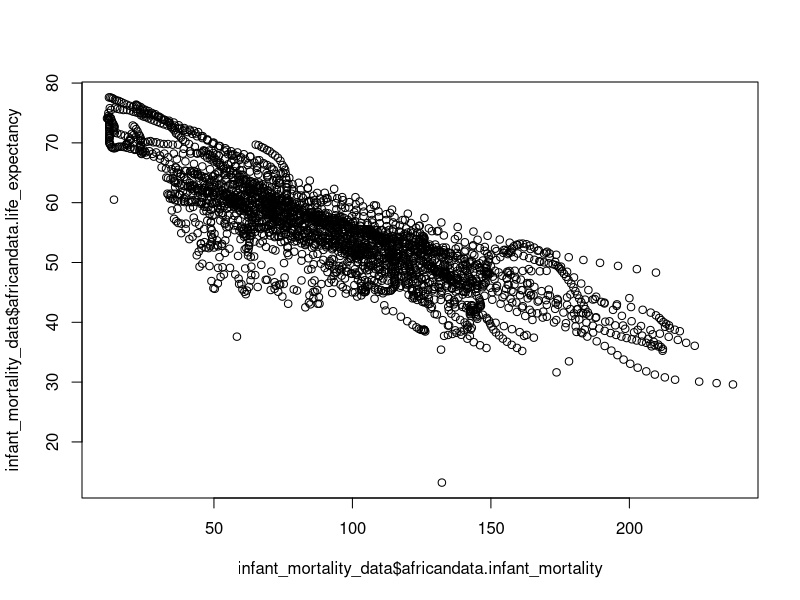
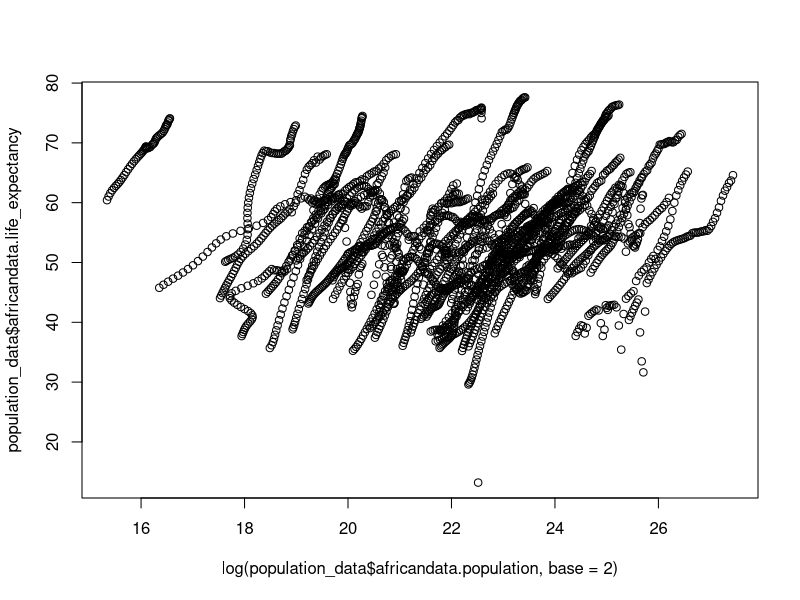
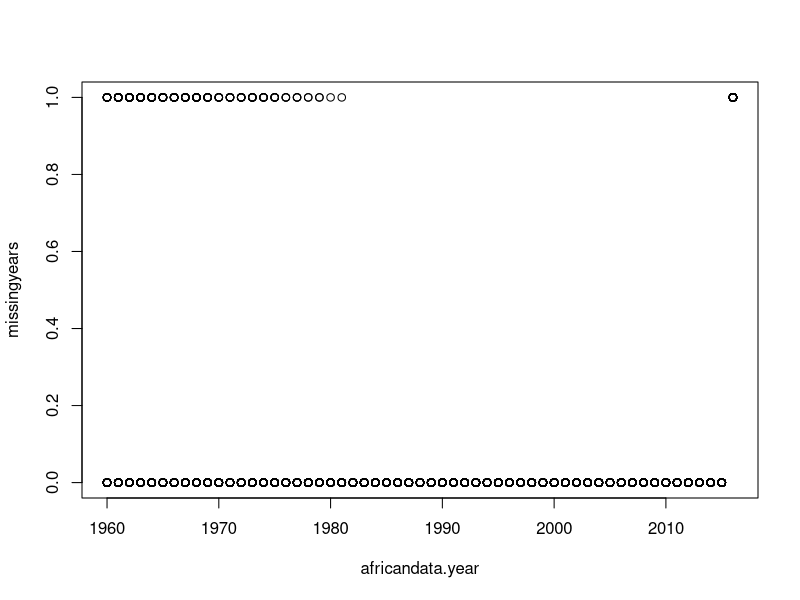
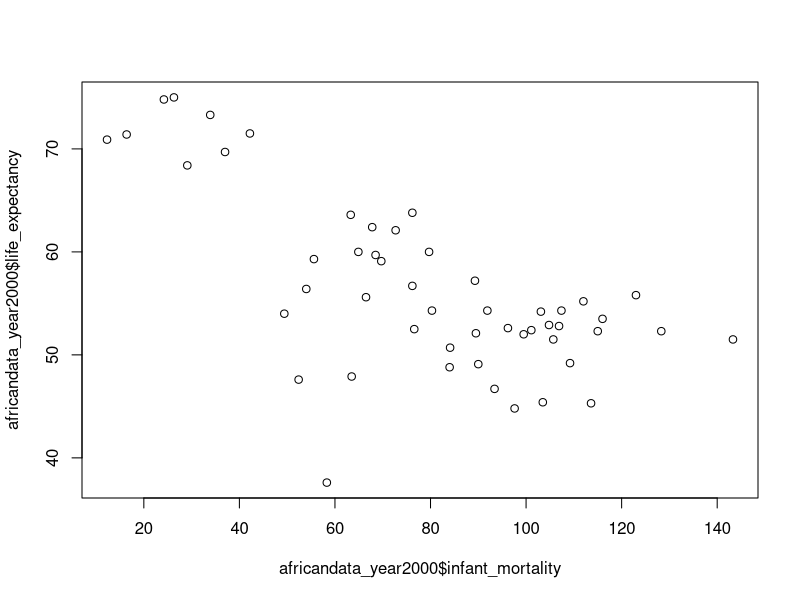
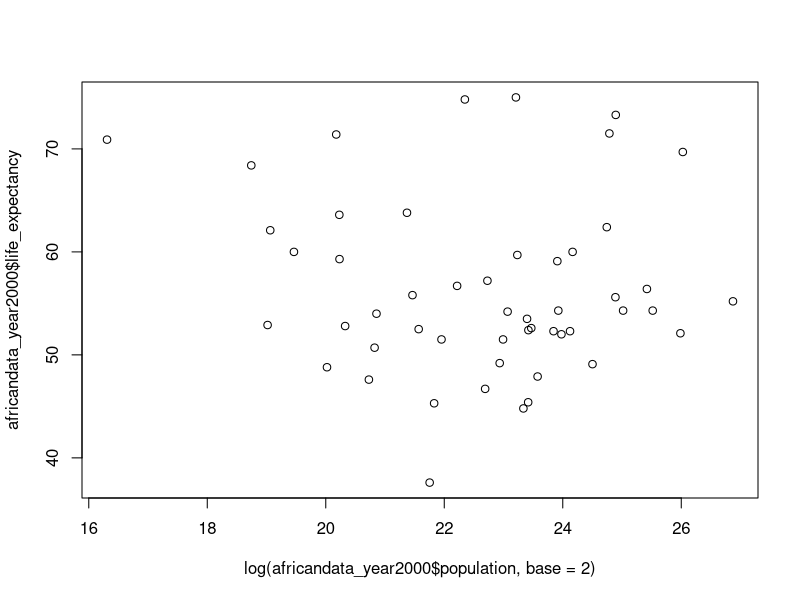

The R script that drew these images, in order:
## ---- chunk 1
library(dslabs)

# only run the next command interactively, not in a script
# help(gapminder)  
# get an overview of data structure
str(gapminder)

# get a summary of data
summary(gapminder)

# determine the type of object gapminder is
class(gapminder)
## ---- chunk 2
africandata <- subset(gapminder, continent %in% "Africa") #subsetting data for african countries

# get an overview of data structure
str(africandata)

# get a summary of data
summary(africandata)

# determine the type of object 
class(africandata)

## ---- chunk 3
infant_mortality_data <- data.frame(africandata$infant_mortality, africandata$life_expectancy) #making a dataframe for infant mortality
population_data <- data.frame(africandata$population, africandata$life_expectancy) #making a dataframe for infant mortality
## ---- chunk 4
# get an overview of data structure
str(infant_mortality_data)

# get a summary of data
summary(infant_mortality_data)
## ---- chunk 5
# get an overview of data structure
str(population_data)

# get a summary of data
summary(population_data)
## ---- chunk 6
#ploting infant mortality vs life expectancy
plot(infant_mortality_data$africandata.infant_mortality, infant_mortality_data$africandata.life_expectancy)
## ---- chunk 7
 #ploting population vs life expectancy
 plot(log(population_data$africandata.population, base = 2), population_data$africandata.life_expectancy)
 
# In both plots, streak patterns occur because each country contributes multiple times across different years and they tend to grow.
## ---- chunk 8
missingyears <- is.na(infant_mortality_data$africandata.infant_mortality)

missingyears_df <- data.frame(africandata$year, missingyears)

plot(missingyears_df)

## ---- chunk 9
africandata_year2000 <- subset(africandata, year %in% 2000)

# get an overview of data structure
str(africandata_year2000)

# get a summary of data
summary(africandata_year2000)
## ---- chunk 10
#replotting only year 2000
plot(africandata_year2000$infant_mortality, africandata_year2000$life_expectancy)

plot(log(africandata_year2000$population, base = 2), africandata_year2000$life_expectancy)
## ---- chunk 11
#lm base on year 2000

fit1 <- lm(life_expectancy ~ infant_mortality, data = africandata_year2000)
summary(fit1)

fit2 <- lm(life_expectancy ~ population, data = africandata_year2000)
summary(fit2)
